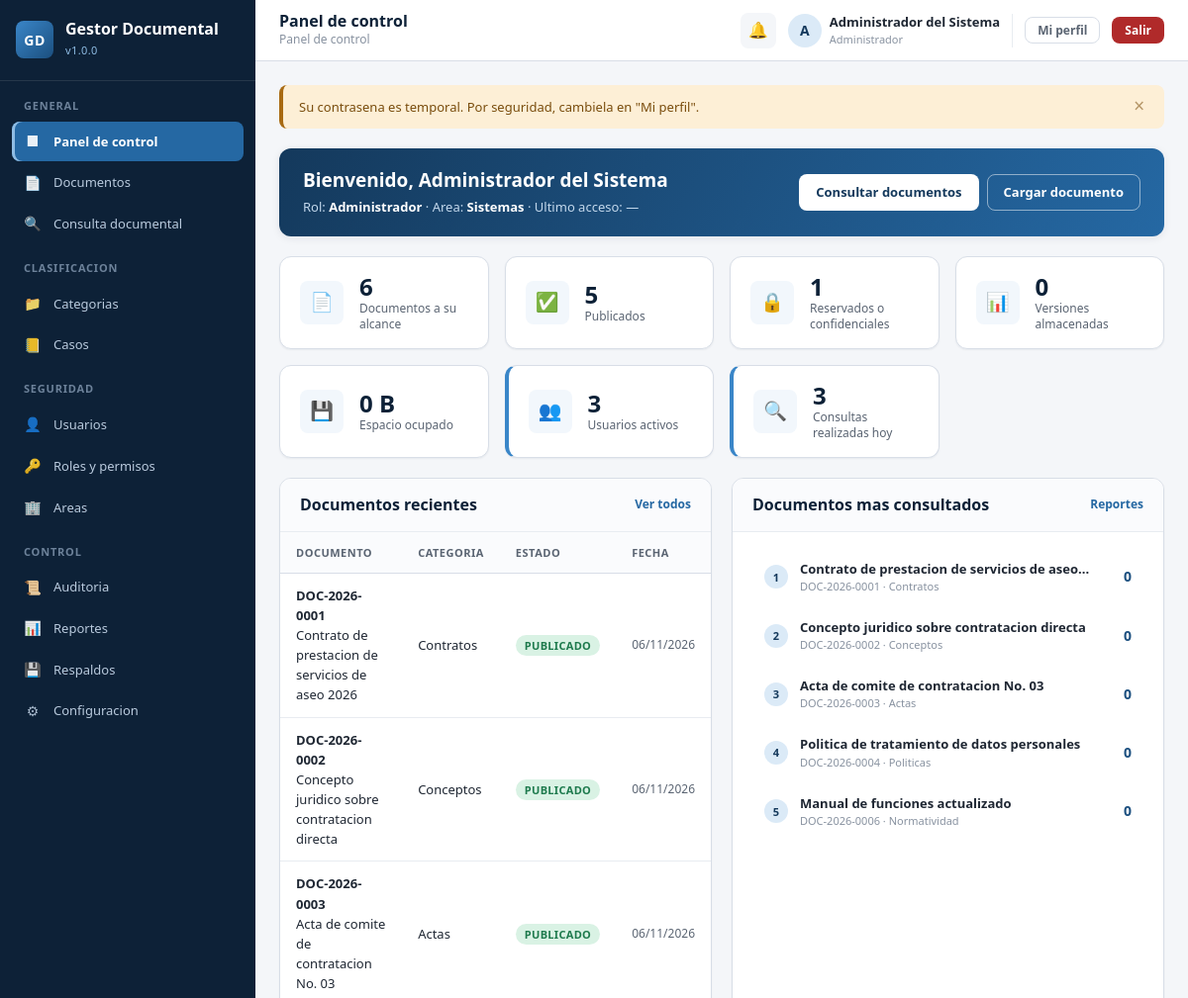
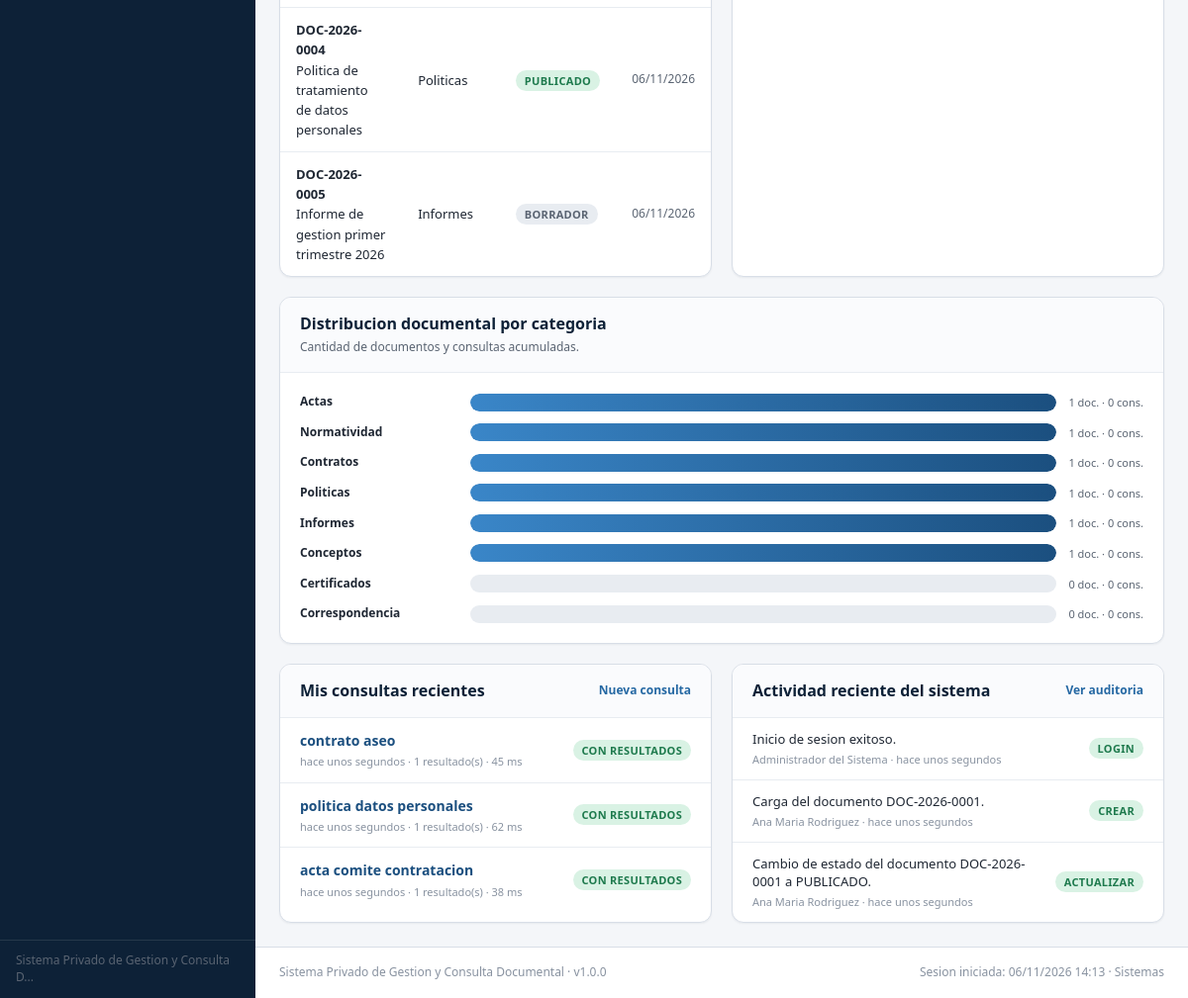
The app's page /public/index.php?modulo=panel (signed in) with its own data (2 pictures, top to bottom).
### tables this page shows
CREATE TABLE usuarios (
    id_usuario          INT AUTO_INCREMENT PRIMARY KEY,
    nombre_completo     VARCHAR(150) NOT NULL,
    documento           VARCHAR(30)  NOT NULL UNIQUE COMMENT 'Cedula o identificacion',
    correo              VARCHAR(150) NOT NULL UNIQUE,
    usuario             VARCHAR(50)  NOT NULL UNIQUE,
    clave_hash          VARCHAR(255) NOT NULL COMMENT 'Hash bcrypt generado por PHP',
    id_rol              INT          NOT NULL,
    id_area             INT          NULL,
    telefono            VARCHAR(30)  NULL,
    cargo               VARCHAR(100) NULL,
    estado              ENUM('ACTIVO','INACTIVO','BLOQUEADO') NOT NULL DEFAULT 'ACTIVO',
    intentos_fallidos   TINYINT      NOT NULL DEFAULT 0,
    ultimo_acceso       DATETIME     NULL,
    debe_cambiar_clave  TINYINT(1)   NOT NULL DEFAULT 0,
    fecha_creacion      DATETIME     NOT NULL DEFAULT CURRENT_TIMESTAMP,
    fecha_actualizacion DATETIME     NOT NULL DEFAULT CURRENT_TIMESTAMP
                                     ON UPDATE CURRENT_TIMESTAMP,

    CONSTRAINT fk_usuario_rol
        FOREIGN KEY (id_rol)  REFERENCES roles(id_rol)
        ON UPDATE CASCADE ON DELETE RESTRICT,
    CONSTRAINT fk_usuario_area
        FOREIGN KEY (id_area) REFERENCES areas(id_area)
        ON UPDATE CASCADE ON DELETE SET NULL,

    INDEX idx_usuario_estado (estado),
    INDEX idx_usuario_rol    (id_rol)
);

CREATE TABLE categorias (
    id_categoria    INT AUTO_INCREMENT PRIMARY KEY,
    nombre          VARCHAR(100) NOT NULL UNIQUE,
    descripcion     VARCHAR(250) NULL,
    activo          TINYINT(1)   NOT NULL DEFAULT 1,
    fecha_creacion  DATETIME     NOT NULL DEFAULT CURRENT_TIMESTAMP
);

CREATE TABLE consultas (
    id_consulta     INT AUTO_INCREMENT PRIMARY KEY,
    id_usuario      INT          NOT NULL,
    texto_consulta  VARCHAR(500) NOT NULL,
    tipo_consulta   ENUM('RAPIDA','AVANZADA','FILTRO') NOT NULL DEFAULT 'RAPIDA',
    filtros_aplicados VARCHAR(400) NULL COMMENT 'JSON con los filtros usados',
    total_resultados INT         NOT NULL DEFAULT 0,
    resultado_encontrado TINYINT(1) NOT NULL DEFAULT 1,
    tiempo_ms       INT          NOT NULL DEFAULT 0,
    direccion_ip    VARCHAR(45)  NULL,
    fecha_consulta  DATETIME     NOT NULL DEFAULT CURRENT_TIMESTAMP,

    CONSTRAINT fk_consulta_usuario
        FOREIGN KEY (id_usuario) REFERENCES usuarios(id_usuario)
        ON UPDATE CASCADE ON DELETE CASCADE,

    INDEX idx_consulta_usuario (id_usuario),
    INDEX idx_consulta_fecha   (fecha_consulta),
    FULLTEXT idx_consulta_texto (texto_consulta)
);

### app/views/panel/index.php (the view, shortened to what the rows shown need)
<?php
require RUTA_VISTAS . '/partials/header.php';
?>
<section class="bienvenida">
    <div class="bienvenida__texto">
        <h2 class="bienvenida__titulo">
            Bienvenido, <?= Helper::e(mb_strimwidth((string) Sesion::dato('nombre_completo'), 0, 40, '...')) ?>
        </h2>
        <p class="bienvenida__descripcion">
            Rol: <strong><?= Helper::e((string) Sesion::dato('rol')) ?></strong>
            · Area: <strong><?= Helper::e((string) Sesion::dato('area', 'Sin area')) ?></strong>
            · Ultimo acceso: <?= Helper::e(Helper::fechaHora(Database::valor(
                'SELECT ultimo_acceso FROM usuarios WHERE id_usuario = ?',
                [Sesion::dato('id_usuario')]
            ))) ?>
        </p>
    </div>
</section>
<div class="rejilla rejilla--2">
    <section class="tarjeta">
        <div class="tarjeta__cabecera tarjeta__cabecera--fila">
            <h2 class="tarjeta__titulo">Documentos recientes</h2>
        </div>
        <div class="tarjeta__cuerpo tarjeta__cuerpo--sin-relleno">
            <?php if (empty($recientes)): ?>
                <p class="vacio">Todavia no se han registrado documentos.</p>
            <?php else: ?>
                <table class="tabla">
                    <thead>
                        <tr>
                            <th>Documento</th>
                            <th>Categoria</th>
                            <th>Estado</th>
                            <th>Fecha</th>
                        </tr>
                    </thead>
                </table>
            <?php endif; ?>
        </div>
    </section>
    <section class="tarjeta">
        <div class="tarjeta__cabecera tarjeta__cabecera--fila">
            <h2 class="tarjeta__titulo">Documentos mas consultados</h2>
        </div>
    </section>
</div>
<?php if (!empty($porCategoria)): ?>
<section class="tarjeta">
    <div class="tarjeta__cabecera">
        <h2 class="tarjeta__titulo">Distribucion documental por categoria</h2>
    </div>
    <div class="tarjeta__cuerpo">
        <?php
        $maximo = max(1, max(array_map(fn($c) => (int) $c['total_documentos'], $porCategoria)));
        ?>
        <div class="grafico-barras">
            <?php foreach ($porCategoria as $cat): ?>
                <?php $porcentaje = round(((int) $cat['total_documentos'] / $maximo) * 100); ?>
                <div class="grafico-barras__fila">
                    <span class="grafico-barras__etiqueta"><?= Helper::e($cat['categoria']) ?></span>
                    <div class="grafico-barras__pista">
                        <div class="grafico-barras__relleno" style="width: <?= $porcentaje ?>%"></div>
                    </div>
                    <span class="grafico-barras__valor">
                        <?= (int) $cat['total_documentos'] ?> doc. ·
                        <?= (int) $cat['total_consultas'] ?> cons.
                    </span>
                </div>
            <?php endforeach; ?>
        </div>
    </div>
</section>
<?php endif; ?>
<div class="rejilla rejilla--2">
    <section class="tarjeta">
        <div class="tarjeta__cabecera tarjeta__cabecera--fila">
            <h2 class="tarjeta__titulo">Mis consultas recientes</h2>
        </div>
        <div class="tarjeta__cuerpo tarjeta__cuerpo--sin-relleno">
            <?php if (empty($misConsultas)): ?>
                <p class="vacio">Aun no ha realizado consultas.</p>
            <?php else: ?>
                <ul class="lista-actividad">
                    <?php foreach ($misConsultas as $consulta): ?>
                        <li class="lista-actividad__item">
                            <div class="lista-actividad__contenido">
                                <a class="enlace-fuerte"
                                   href="<?= Helper::url('panel', 'detalle-consulta', ['id' => $consulta['id_consulta']]) ?>">
                                    <?= Helper::e(mb_strimwidth($consulta['texto_consulta'], 0, 60, '...')) ?>
                                </a>
                                <span class="lista-actividad__meta">
                                    <?= Helper::e(Helper::hace($consulta['fecha_consulta'])) ?>
                                    · <?= (int) $consulta['total_resultados'] ?> resultado(s)
                                    · <?= (int) $consulta['tiempo_ms'] ?> ms
                                </span>
                            </div>
                            <span class="<?= $consulta['resultado_encontrado']
                                ? 'badge badge--exito' : 'badge badge--aviso' ?>">
                                <?= $consulta['resultado_encontrado'] ? 'Con resultados' : 'Sin resultados' ?>
                            </span>
                        </li>
                    <?php endforeach; ?>
                </ul>
            <?php endif; ?>
        </div>
    </section>
    <?php if (Sesion::nivel() >= 3): ?>
        <section class="tarjeta">
            <div class="tarjeta__cabecera tarjeta__cabecera--fila">
                <h2 class="tarjeta__titulo">Actividad reciente del sistema</h2>
            </div>
        </section>
    <?php endif; ?>
</div>
<?php require RUTA_VISTAS . '/partials/footer.php'; ?>

### records on screen
usuarios: ultimo_acceso "—"
categorias: categoria "Actas", $porcentaje 100 (drawn), total_documentos "1", total_consultas "0"
categorias: categoria "Normatividad", $porcentaje 100 (drawn), total_documentos "1", total_consultas "0"
categorias: categoria "Contratos", $porcentaje 100 (drawn), total_documentos "1", total_consultas "0"
categorias: categoria "Politicas", $porcentaje 100 (drawn), total_documentos "1", total_consultas "0"
categorias: categoria "Informes", $porcentaje 100 (drawn), total_documentos "1", total_consultas "0"
categorias: categoria "Conceptos", $porcentaje 100 (drawn), total_documentos "1", total_consultas "0"
categorias: categoria "Certificados", total_documentos "0", total_consultas "0"
categorias: categoria "Correspondencia", total_documentos "0", total_consultas "0"
consultas: texto_consulta "contrato aseo", fecha_consulta "hace unos segundos", total_resultados "1", tiempo_ms "45", resultado_encontrado "CON RESULTADOS"
consultas: texto_consulta "politica datos personales", fecha_consulta "hace unos segundos", total_resultados "1", tiempo_ms "62", resultado_encontrado "CON RESULTADOS"
consultas: texto_consulta "acta comite contratacion", fecha_consulta "hace unos segundos", total_resultados "1", tiempo_ms "38", resultado_encontrado "CON RESULTADOS"

### other values on screen
Helper::e(VERSION_SISTEMA) "1.0.0"
Helper::e(mb_strimwidth(NOMBRE_SISTEMA, 0, 42, '...')) "Sistema Privado de Gestion y Consulta D..."
Helper::e(Helper::tituloModulo($moduloActual)) "Panel de control"
Helper::e($tituloPagina) "Panel de control"
Helper::e((string) Sesion::dato('rol')) "Administrador"
Helper::e($mensaje['texto']) "Su contrasena es temporal. Por seguridad, cambiela en \"Mi perfil\"."
Helper::e((string) Sesion::dato('area', 'Sin area')) "Sistemas"
$visibles "6"
$totales['publicados'] "5"
$totales['reservados'] "1"
$totales['versiones'] "0"
Helper::e(Helper::pesoLegible((int) ($totales['peso'] ?? 0))) "0 B"
$indicadores['usuarios_activos'] "3"
$indicadores['consultas_hoy'] "3"
Helper::e($doc['codigo']) "DOC-2026-0001"
